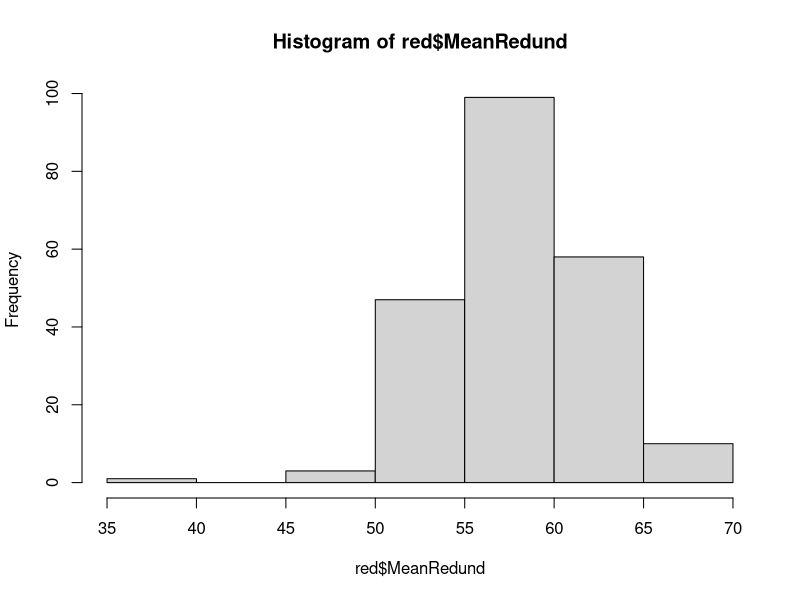
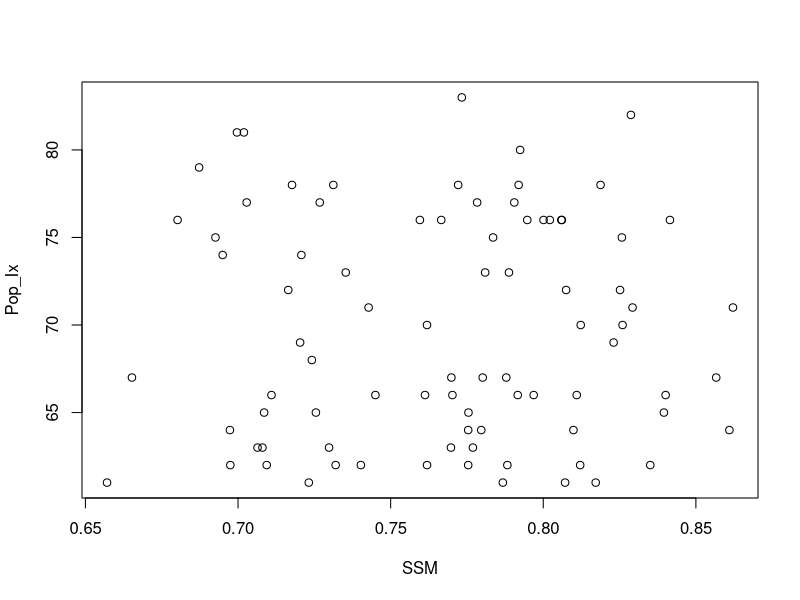
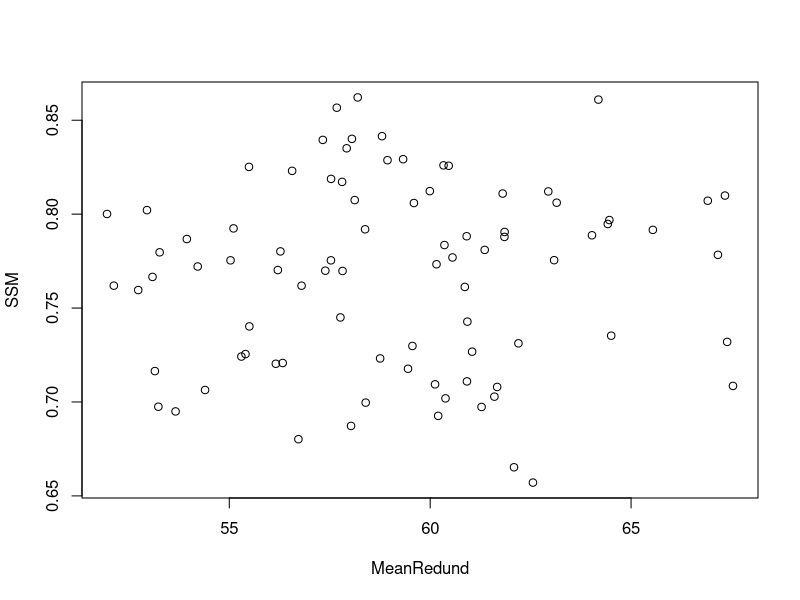
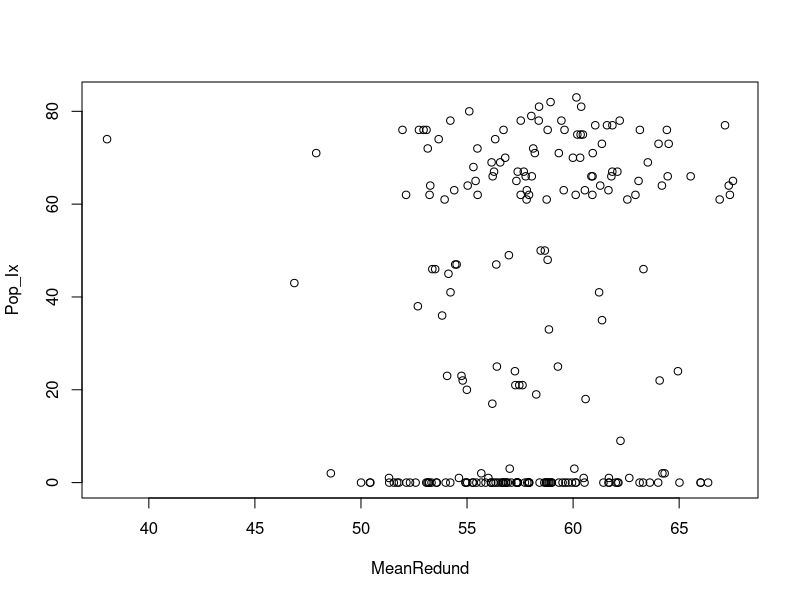
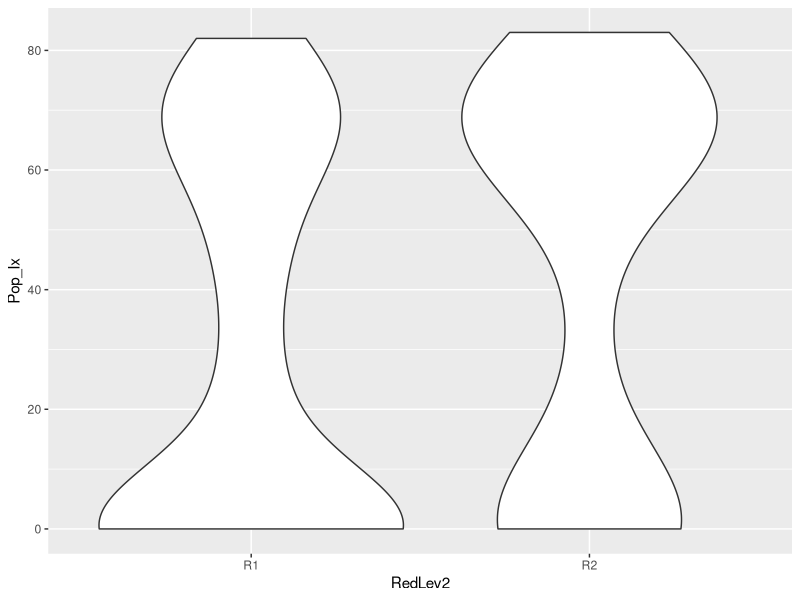
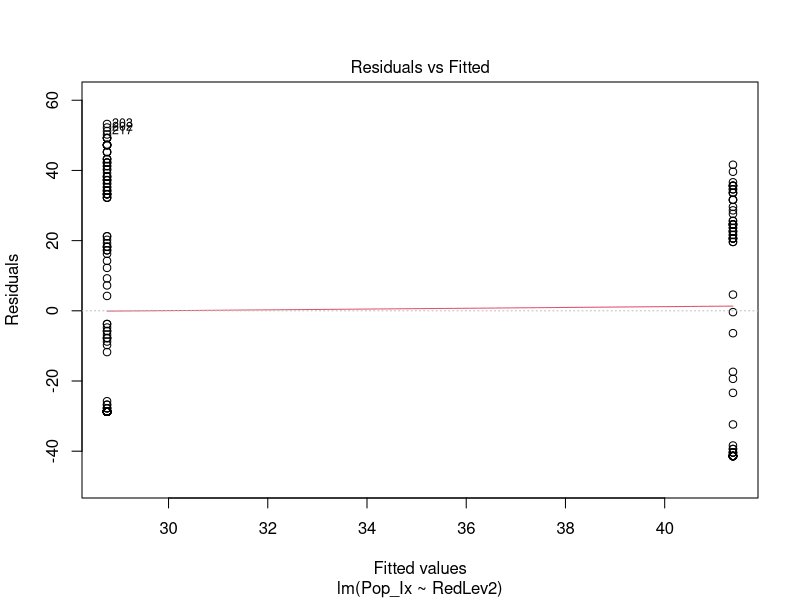
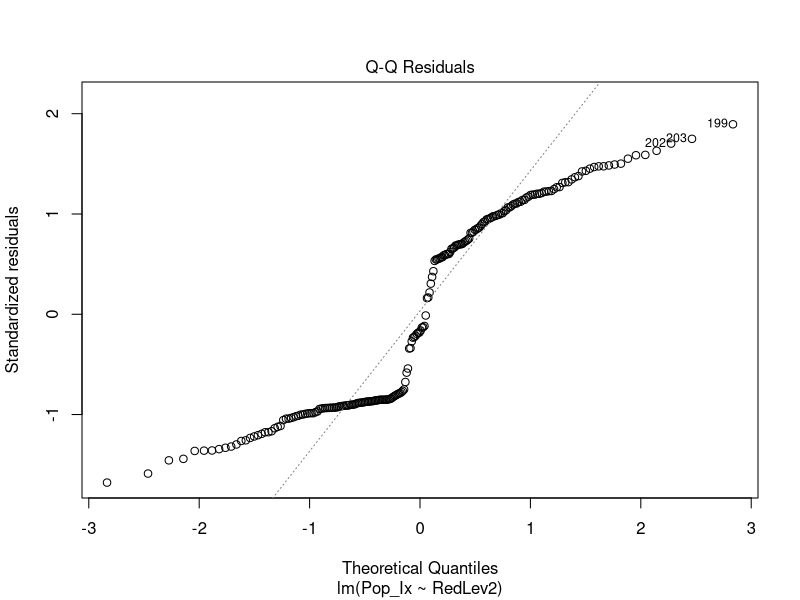
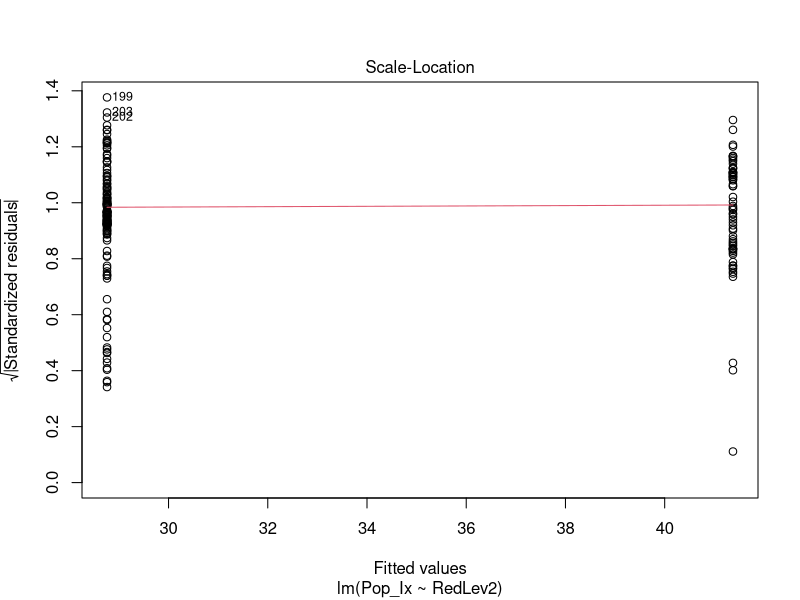

Recreate these plots in R, in order. (Note: this script raises an error after producing the figures.)
setwd("~/Desktop/MIR_Project")
library(data.table)
red <- fread("./Redundancy_Metrics/Country_Metrics.csv")
setnames(red,c("Index","MeanRedund","StdevRedund","SSM"))
hist(red$MeanRedund)
pop <- fread("scripts/country.csv")
pop[,Index := 0:(nrow(pop)-1)]
red[pop, Pop_Ix := i.popularity, on = "Index"]
redSSM <- red[!is.na(SSM),]
redSSM <- redSSM[SSM > 0.65,]
redSSM <- redSSM[MeanRedund > 50,]
plot(Pop_Ix ~ SSM, data = redSSM)
plot(SSM ~ MeanRedund, data = redSSM)
#red <- red[Pop_Ix > 0,]
red[,RedLev := fifelse(MeanRedund < 53, "R1",fifelse(MeanRedund < 63, "R2","R3"))]
red[,RedLev2 := fifelse(MeanRedund < 60, "R1","R2")]
red[,RedLev := as.factor(RedLev)]
red[,RedLev2 := as.factor(RedLev2)]
#red <- red[MeanRedund > 45,]

plot(Pop_Ix ~ MeanRedund, data = red)
library(ggplot2)
ggplot(red, aes(x = RedLev2, y = Pop_Ix, group = RedLev2)) +
  geom_violin()
mod1 <- lm(Pop_Ix ~ RedLev2, weights = 1/red$StdevRedund^2, data = red)
plot(mod1)
summary(mod1)

library(MASS)
red[Pop_Ix == 0, Pop_Ix := 1]
mod2 <- lm(Pop_Ix ~ MeanRedund, weights = 1/red$StdevRedund^2, data = red)
bc <- boxcox(mod2)
(lambda <- bc$x[which.max(bc$y)])

#fit new linear regression model using the Box-Cox transformation
new_model <- lm(((Pop_Ix^lambda-1)/lambda) ~ MeanRedund,weights = 1/red$StdevRedund^2, data = red)
plot(new_model)
summary(new_model)
